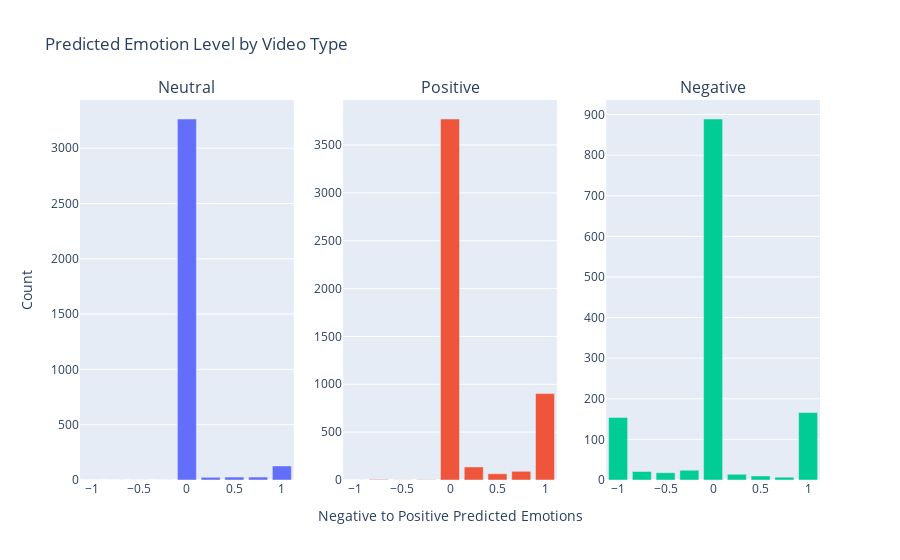

Here is the notebook cell this chart was saved with:
### Markdown cell above
## Analyze Regressor Effectiveness

### Code cell
bins = [-1.5, -0.75, -0.5, -0.25, -0.1, 0.1,
        0.25, 0.5, 0.75, 1.5]
labels = [-1.0, -0.75, -0.5, -0.25, 0.0, 0.25, 0.5, 0.75, 1.0]

fig = make_subplots(rows=1, cols=3,
                    subplot_titles=('Neutral','Positive','Negative'))
emotions = ['neutral','positive','negative']
for i, emotion in enumerate(emotions):
    tmp = data_df[data_df['enc_video_type'] == label_encoding[emotion]]
    tmp['y_hat'] = pd.cut(tmp['y_hat'], bins=bins, labels=labels)
    tmp = tmp.groupby('y_hat').video_id.count().reset_index().rename(columns={'video_id':'count'})
    fig.add_trace(go.Bar(x=list(tmp['y_hat']),
                         y=list(tmp['count'])),
                  row=1, col=i + 1)

fig.update_layout(title_text='Predicted Emotion Level by Video Type', showlegend=False)
fig.update_yaxes(title_text='Count', row=1, col=1)
fig.update_xaxes(title_text='Negative to Positive Predicted Emotions', row=1, col=2)
fig.show()

### Figure 1 — Plotly figure (JSON) as saved in the notebook; plotly's stock layout.template omitted (floating-point values rounded to 4 significant figures)
{"data": [{"type": "bar", "x": [-1, -0.75, -0.5, -0.25, 0, 0.25, 0.5, 0.75, 1], "xaxis": "x", "y": [0, 0, 1, 1, 3264, 24, 26, 26, 127], "yaxis": "y"}, {"type": "bar", "x": [-1, -0.75, -0.5, -0.25, 0, 0.25, 0.5, 0.75, 1], "xaxis": "x2", "y": [0, 6, 1, 3, 3772, 136, 65, 91, 903], "yaxis": "y2"}, {"type": "bar", "x": [-1, -0.75, -0.5, -0.25, 0, 0.25, 0.5, 0.75, 1], "xaxis": "x3", "y": [154, 21, 18, 24, 889, 14, 10, 7, 166], "yaxis": "y3"}], "layout": {"annotations": [{"font": {"size": 16}, "showarrow": false, "text": "Neutral", "x": 0.1444, "xanchor": "center", "xref": "paper", "y": 1, "yanchor": "bottom", "yref": "paper"}, {"font": {"size": 16}, "showarrow": false, "text": "Positive", "x": 0.5, "xanchor": "center", "xref": "paper", "y": 1, "yanchor": "bottom", "yref": "paper"}, {"font": {"size": 16}, "showarrow": false, "text": "Negative", "x": 0.8556, "xanchor": "center", "xref": "paper", "y": 1, "yanchor": "bottom", "yref": "paper"}], "showlegend": false, "title": {"text": "Predicted Emotion Level by Video Type"}, "xaxis": {"anchor": "y", "domain": [0, 0.2889]}, "xaxis2": {"anchor": "y2", "domain": [0.3556, 0.6444], "title": {"text": "Negative to Positive Predicted Emotions"}}, "xaxis3": {"anchor": "y3", "domain": [0.7111, 1]}, "yaxis": {"anchor": "x", "domain": [0, 1], "title": {"text": "Count"}}, "yaxis2": {"anchor": "x2", "domain": [0, 1]}, "yaxis3": {"anchor": "x3", "domain": [0, 1]}}}
